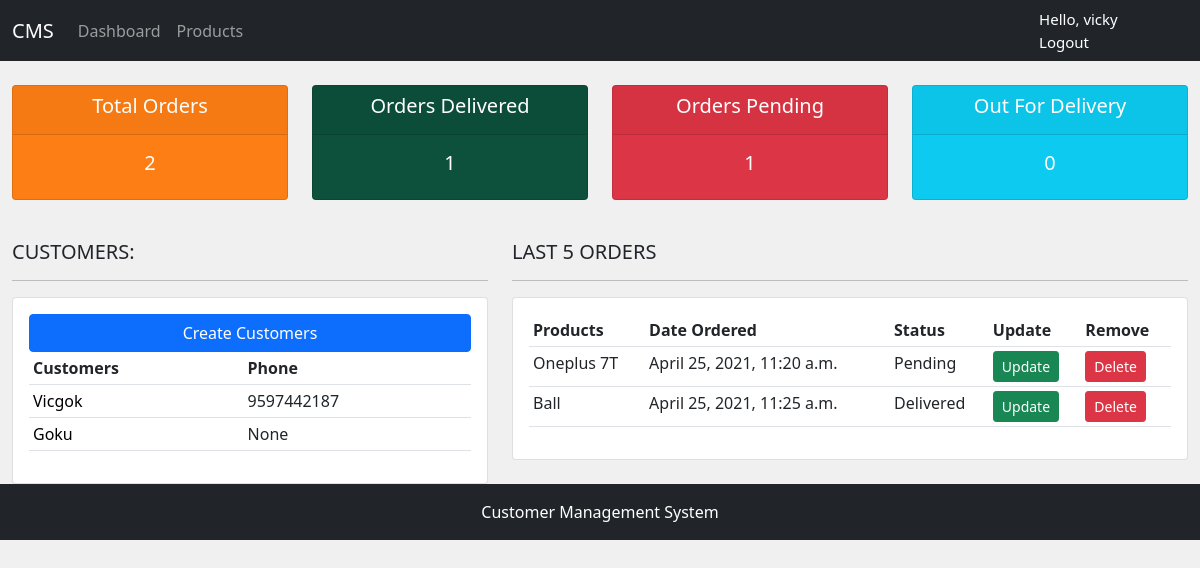
The app's page / (signed in) with its own data.
### accounts/models.py (models this page shows, shortened)
class Customer(models.Model):
    user = models.OneToOneField(User, null=True,on_delete=models.CASCADE)
    name = models.CharField(max_length=200, null=True)
    phone = models.CharField(max_length=200, null=True)
    email = models.CharField(max_length=200, null=True)
    date_created = models.DateTimeField(auto_now_add=True, null=True)
    class Meta:
        verbose_name_plural = 'Customers'

class Order(models.Model):
    STATUS = (
        ('Pending','Pending'),
        ('Out for delivery','Out for delivery'),
        ('Delivered','Delivered'),
    )
    customer = models.ForeignKey(Customer, null=True, on_delete=SET_NULL)
    product = models.ForeignKey(Product, null=True,on_delete=SET_NULL)
    date_created= models.DateTimeField(auto_now_add=True,null=True)
    status = models.CharField(max_length=200, null=True, choices=STATUS)
    class Meta:
        verbose_name_plural = 'Orders'

class Product(models.Model):
    CATEGORY = (
        ('Indoor', 'Indoor'),
        ('Out door','Out door'),
        )
    name = models.CharField(max_length=200, null=True)
    price = models.CharField(max_length=200,null=True)
    category = models.CharField(max_length=200,null=True,choices=CATEGORY)
    description = models.CharField(max_length=200,null=True, blank=True)
    date_created= models.DateTimeField(auto_now_add=True,null=True)
    tags = models.ManyToManyField(Tag)
    def __str__(self):
        return self.name
    class Meta:
        verbose_name_plural = 'Products'

### accounts/decorators.py (the view)
    def wrapper_func(request,*args,**kwargs):
        group = None
        if request.user.groups.exists():
            group = request.user.groups.all()[0].name
        if group == 'customer':
            return redirect('/user/')
        if group == 'admin':
            return view_func(request,*args,**kwargs)

### accounts/views.py (called while the page is built)
@login_required(login_url='accounts:login')
@admin_only
def home(request):
    customer = Customer.objects.all()
    orders = Order.objects.all()
    total_orders = orders.count()
    delivered = orders.filter(status='Delivered').count()
    pending  = orders.filter(status='Pending').count()
    out_for_delivery = orders.filter(status='Out for delivery').count()
    context = {
        'customer': customer,
        'orders': orders,
        'total_orders': total_orders,
        'delivered':delivered,
        'pending':pending,
        'out_for_delivery':out_for_delivery
    }
    return render(request,'accounts/dashboard.html',context)

### accounts/templates/accounts/dashboard.html
{% extends 'accounts/base.html' %}
{% load static %}
{% block content %}
    {% include 'accounts/status.html' %}
    <br>
        <div class="row">
            <div class="col-md-5">
                <h5>CUSTOMERS:</h5>
                <hr>
                <div class="card">
                    <div class="card-body">
                        <a type="button" class="btn btn-primary d-grid gap-2">Create Customers</a>
                        <table class="table table-sm">
                            <tr>
                                <th>Customers</th>
                                <th>Phone</th>
                            </tr>
                            {% for customer in customer %}
                                <tr>
                                    <td><a style="text-decoration: none; color: black;"
                                        href="{% url 'accounts:customers'  customer.id %}">{{ customer.name }}</a> </td>
                                    <td> {{ customer.phone }} </td>
                                </tr>
                            {% endfor %}
                        </table>
                    </div>
                </div>
            </div>
            <div class="col-md-7">
                <h5>LAST 5 ORDERS</h5>
                <hr>
                <div class="card">
                    <div class="card-body">
                        <div class="table-responsive">
                            <table class="table table-sm">
                                <tr>
                                    <th>Products</th>
                                    <th>Date Ordered</th>
                                    <th>Status</th>
                                    <th>Update</th>
                                    <th>Remove</th>
                                </tr>
                                {% for order in orders|slice:":5" %}
                                <tr>
                                    <td> {{ order.product }} </td>
                                    <td> {{ order.date_created }} </td>
                                    <td> {{ order.status }} </td>
                                    <td> <a href="{% url 'accounts:update_order' order.id  %}" class='btn btn-success btn-sm' >Update</a> </td>
                                    <td> <a href="{% url 'accounts:delete_order' order.id  %}" class='btn btn-danger btn-sm' >Delete</a> </td>
                                </tr>
                                {% endfor %}
                            </table>
                        </div>
                    </div>
                </div>
            </div>
        </div>
{% endblock %}

### accounts/templates/accounts/base.html (shortened to what this page needs)
{% load static %}
<!DOCTYPE html>
<html lang="en">
<head>
    <link href="https://cdn.jsdelivr.net/npm/bootstrap@5.0.0-beta3/dist/css/bootstrap.min.css" rel="stylesheet"
>
    <link rel="stylesheet" type="text/css" href="{% static '/css/main.css' %}">
</head>
<body>
    {% include 'accounts/navbar.html' %}
    <div class="container-fluid">
        {% block content %}
        {% endblock %}
    </div>
<footer class="footer bottom text-center text-white py-3 bg-dark">
    <div class="container">
        <span class="text-muted">Customer Management System</span>
    </div>
</footer>
</body>
</html>

### accounts/templates/accounts/navbar.html (shortened to what this page needs)
<nav class="navbar navbar-expand-lg navbar-dark bg-dark">
    <div class="container-fluid">
      <a class="navbar-brand" href="#" id="logo">CMS</a>
      <div class="collapse navbar-collapse" id="navbarNav">
        <ul class="navbar-nav">
          {% if request.user.is_staff %}
          <li class="nav-item">
            <a class="nav-link" aria-current="page" href="{% url 'accounts:home' %}">Dashboard</a>
          </li>
          <li class="nav-item">
            <a class="nav-link" aria-current="page" href="{% url 'accounts:products' %}">Products</a>
          </li>
          {% endif %}
        </ul>
      </div>
    </div>
    <span class="user-login-feed">Hello, {{request.user}}
    <span ><a class="user-login-feed" href="{% url 'accounts:logout' %}">Logout</a></span>
    </span>
  </nav>

### accounts/templates/accounts/status.html
<br>
<div class="row">
    <div class="col">
        <div class="col-md">
            <div class="card text-center text-white mb-3" id="Total-Orders">
                <div class="card-header">
                    <h5 class="card-title">Total Orders</h5>
                </div>
                <div class="card-body">
                <h5 class="card-title"> {{ total_orders }} </h5>
                </div>
            </div>
        </div>
    </div>
    <div class="col">
        <div class="col-md">
            <div class="card text-center text-white  mb-3" id="Orders-Delivered">
                <div class="card-header">
                    <h5 class="card-title">Orders Delivered</h5>
                </div>
                <div class="card-body">
                <h5 class="card-title"> {{ delivered }} </h5>
                </div>
            </div>
        </div>
    </div>
    <div class="col">
        <div class="col-md">
            <div class="card text-center text-white  mb-3" id="Orders-Pending">
                <div class="card-header">
                    <h5 class="card-title">Orders Pending</h5>
                </div>
                <div class="card-body">
                <h5 class="card-title"> {{ pending }} </h5>
                </div>
            </div>
        </div>
    </div>
    <div class="col">
        <div class="col-md">
            <div class="card text-center text-white bg-info mb-3">
                <div class="card-header">
                    <h5 class="card-title">Out For Delivery</h5>
                </div>
                <div class="card-body">
                <h5 class="card-title"> {{ out_for_delivery }} </h5>
                </div>
            </div>
        </div>
    </div>
</div>

### static/css/main.css (style rules this page uses)
body { background: #F0F0F0; }
#Total-Orders { background-color: #fd7e14; }
#Orders-Delivered { background-color: #0d503c; }
#Orders-Pending { background-color: #dc3545; }
.text-muted { color: #ffffff!important; }

### accounts/templates/accounts/navbar.html (style rules this page uses)
.user-login-feed { font-size: 15px; color: #FFF; padding-right: 5px; margin-right: 20px; text-decoration: none; }

### records on screen
Customer: name "Vicgok", phone "9597442187"
Customer: name "Goku", phone "None"
Order: product "Oneplus 7T", date_created "April 25, 2021, 11:20 a.m.", status "Pending"
Order: product "Ball", date_created "April 25, 2021, 11:25 a.m.", status "Delivered"

### other values on screen
{{ request.user }} "vicky"
{{ total_orders }} "2"
{{ delivered }} "1"
{{ pending }} "1"
{{ out_for_delivery }} "0"
